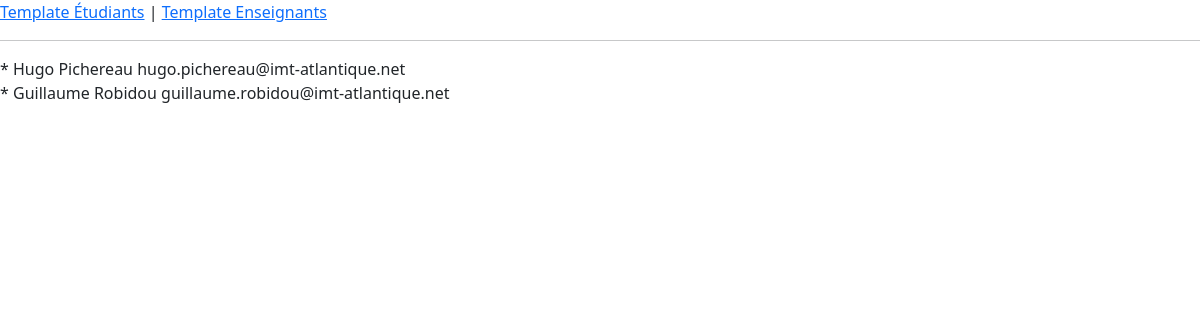
Before: /view/etudiants with the older database file.
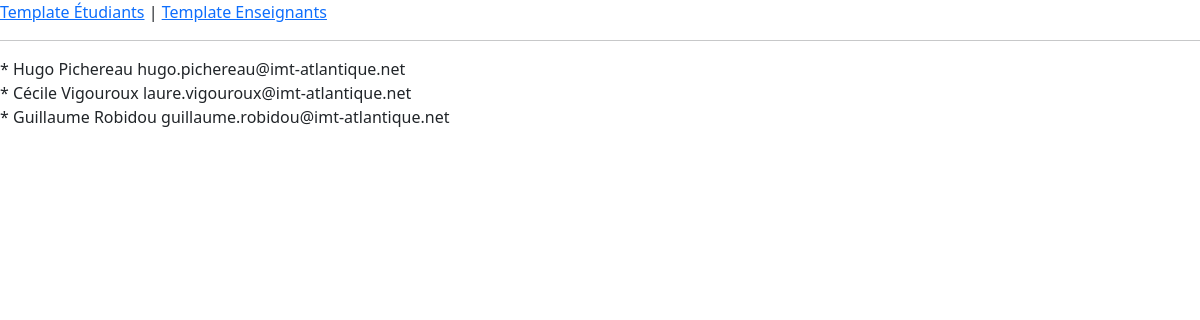
After: the same page with the newer database file.
### database/models.py (models this page shows, shortened)
class Etudiant(db.Model):
    etu_id = db.Column(db.Integer, primary_key=True)
    etu_nom = db.Column(db.Text, nullable=False)
    etu_prenom = db.Column(db.Text, nullable=False)
    etu_mail = db.Column(db.Text, nullable=False)
    etu_utilisateur = db.Column(db.Integer, db.ForeignKey('utilisateur.uti_id'))
    etu_position_id = db.Column(db.Integer, db.ForeignKey('position.pos_id'))
    etu_promotion_id = db.Column(db.Integer, db.ForeignKey('promotion.pro_annee'))
    etu_taf1 = db.Column(db.Integer, db.ForeignKey('taf.taf_id'))
    etu_taf2 = db.Column(db.Integer, db.ForeignKey('taf.taf_id'))
    etu_stage2= db.Column(db.Integer, db.ForeignKey('stage.sta_id'))
    etu_stage1 = db.Column(db.Integer, db.ForeignKey('stage.sta_id'))
    etu_stage3 = db.Column(db.Integer, db.ForeignKey('stage.sta_id'))

### app.py (the view)
@app.route('/')
@app.route('/view/etudiants')
def view_etudiants():
    etudiants = Etudiant.query.all()
    return flask.render_template("template_etudiants.html.jinja2", etudiants=etudiants)

### templates/template_etudiants.html.jinja2
{% extends "view_layout.html.jinja2" %}
{% set title = "Template Étudiants" %}
{% set active_page = "view_etudiants" %}
{% block body %}
    {% for etudiant in etudiants %}
        * {{ etudiant.etu_prenom }}
        {{ etudiant.etu_nom }}
        {{ etudiant.etu_mail }} <br>
    {% endfor %}
{% endblock %}

### templates/view_layout.html.jinja2 (shortened to what this page needs)
<html>
    <head>
        <link href="https://cdn.jsdelivr.net/npm/bootstrap@5.0.2/dist/css/bootstrap.min.css" rel="stylesheet">
    </head>
    <body>
    <header>
        {% macro set_active_if(variable, name) %}
            {% if variable == name %}class="active"{% endif %}
        {% endmacro %}
        <a href="{{ url_for("view_etudiants") }}" {{ set_active_if(active_page, "view_etudiants") }}>Template Étudiants</a> |
        <a href="{{ url_for("view_enseignants") }}" {{ set_active_if(active_page, "view_enseignants") }}>Template Enseignants</a>        <hr>
    </header>
    {% block body %}
    {% endblock %}
    </body>
</html>

Changed rows visible on the page:
added Etudiant: etu_prenom "Cécile", etu_nom "Vigouroux", etu_mail "laure.vigouroux@imt-atlantique.net"
